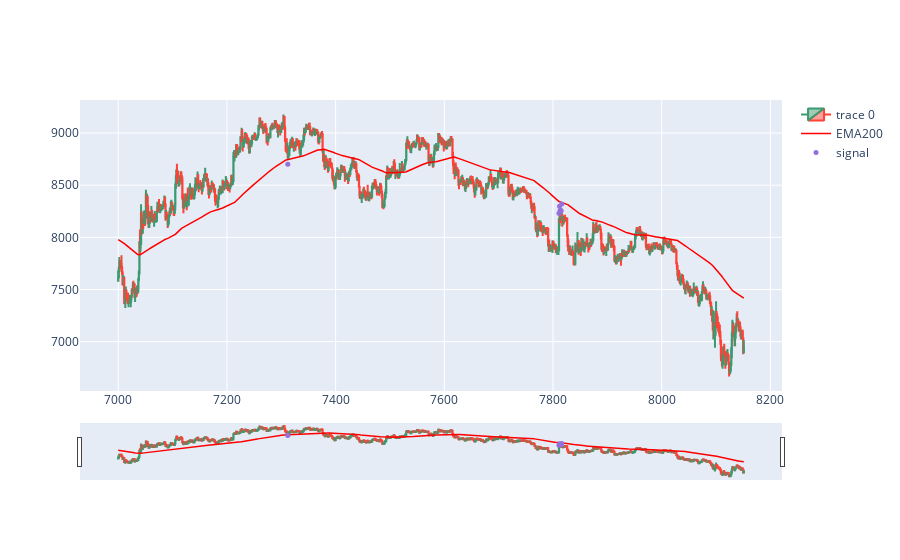

Here is the notebook cell this chart was saved with:
### Code cell
months = 24*4*30
startid = 7000

dfpl = BTCUSDT15m[startid:startid+int(.4*months)]

fig = go.Figure(data=[go.Candlestick(x=dfpl.index,
                open=dfpl['Open'],
                high=dfpl['High'],
                low=dfpl['Low'],
                close=dfpl['Close']),
                go.Scatter(x=dfpl.index, y=dfpl.EMA200, line=dict(color='red', width=1.5), name="EMA200")])

fig.add_scatter(x = dfpl.index, y = dfpl['pointpos'], mode = 'markers', 
                marker = dict(size = 5, color = 'MediumPurple'), name = 'signal')                
fig.show()

### Figure 1 — Plotly figure (JSON) as saved in the notebook; plotly's stock layout.template omitted (floating-point values rounded to 4 significant figures; data arrays with more than 128 entries replaced by an {"elided": "..."} marker saying what was removed)
{"data": [{"close": {"elided": "1152 float values"}, "high": {"elided": "1152 float values"}, "low": {"elided": "1152 float values"}, "open": {"elided": "1152 float values"}, "type": "candlestick", "x": {"elided": "1152 int values"}}, {"line": {"color": "red", "width": 1.5}, "name": "EMA200", "type": "scatter", "x": {"elided": "1152 int values"}, "y": {"elided": "1152 float values"}}, {"marker": {"color": "MediumPurple", "size": 5}, "mode": "markers", "name": "signal", "type": "scatter", "x": {"elided": "1152 int values"}, "y": {"elided": "1152 float values"}}], "layout": {}}
